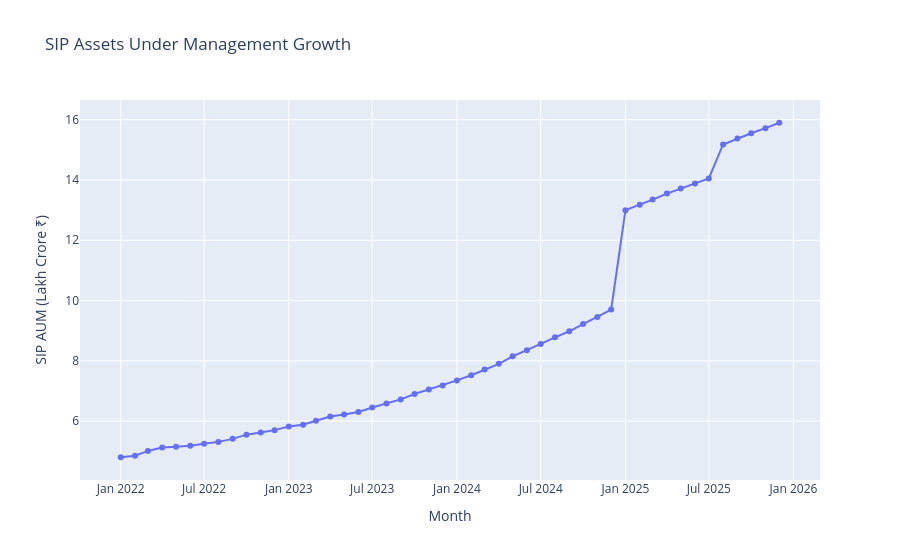

The cell this chart's notebook holds for it:
### Markdown cell above
## SIP Assets Under Management (AUM)

SIP AUM reflects the cumulative assets accumulated through SIP investments and serves as an indicator of long-term investor commitment.

### Code cell
fig = px.line(
    sip,
    x='month',
    y='sip_aum_lakh_crore',
    markers=True,
    title='SIP Assets Under Management Growth'
)

fig.update_layout(
    xaxis_title='Month',
    yaxis_title='SIP AUM (Lakh Crore ₹)'
)

fig.show()
fig.write_html("exported_charts/sip_inflow_trend.html")

### Figure 1 — Plotly figure (JSON) as saved in the notebook; plotly's stock layout.template omitted (floating-point values rounded to 4 significant figures)
{"data": [{"hovertemplate": "month=%{x}<br>sip_aum_lakh_crore=%{y}<extra></extra>", "legendgroup": "", "line": {"color": "#636efa", "dash": "solid"}, "marker": {"symbol": "circle"}, "mode": "lines+markers", "name": "", "orientation": "v", "showlegend": false, "type": "scatter", "x": ["2022-01-01T00:00:00", "2022-02-01T00:00:00", "2022-03-01T00:00:00", "2022-04-01T00:00:00", "2022-05-01T00:00:00", "2022-06-01T00:00:00", "2022-07-01T00:00:00", "2022-08-01T00:00:00", "2022-09-01T00:00:00", "2022-10-01T00:00:00", "2022-11-01T00:00:00", "2022-12-01T00:00:00", "2023-01-01T00:00:00", "2023-02-01T00:00:00", "2023-03-01T00:00:00", "2023-04-01T00:00:00", "2023-05-01T00:00:00", "2023-06-01T00:00:00", "2023-07-01T00:00:00", "2023-08-01T00:00:00", "2023-09-01T00:00:00", "2023-10-01T00:00:00", "2023-11-01T00:00:00", "2023-12-01T00:00:00", "2024-01-01T00:00:00", "2024-02-01T00:00:00", "2024-03-01T00:00:00", "2024-04-01T00:00:00", "2024-05-01T00:00:00", "2024-06-01T00:00:00", "2024-07-01T00:00:00", "2024-08-01T00:00:00", "2024-09-01T00:00:00", "2024-10-01T00:00:00", "2024-11-01T00:00:00", "2024-12-01T00:00:00", "2025-01-01T00:00:00", "2025-02-01T00:00:00", "2025-03-01T00:00:00", "2025-04-01T00:00:00", "2025-05-01T00:00:00", "2025-06-01T00:00:00", "2025-07-01T00:00:00", "2025-08-01T00:00:00", "2025-09-01T00:00:00", "2025-10-01T00:00:00", "2025-11-01T00:00:00", "2025-12-01T00:00:00"], "xaxis": "x", "y": [4.8, 4.85, 5.01, 5.12, 5.15, 5.18, 5.25, 5.31, 5.41, 5.55, 5.62, 5.7, 5.82, 5.88, 6.01, 6.15, 6.22, 6.3, 6.45, 6.58, 6.72, 6.9, 7.05, 7.18, 7.35, 7.52, 7.71, 7.9, 8.15, 8.35, 8.56, 8.78, 8.98, 9.22, 9.45, 9.7, 13.0, 13.18, 13.35, 13.55, 13.72, 13.88, 14.05, 15.18, 15.38, 15.55, 15.72, 15.9], "yaxis": "y"}], "layout": {"legend": {"tracegroupgap": 0}, "title": {"text": "SIP Assets Under Management Growth"}, "xaxis": {"anchor": "y", "domain": [0, 1], "title": {"text": "Month"}}, "yaxis": {"anchor": "x", "domain": [0, 1], "title": {"text": "SIP AUM (Lakh Crore ₹)"}}}}
